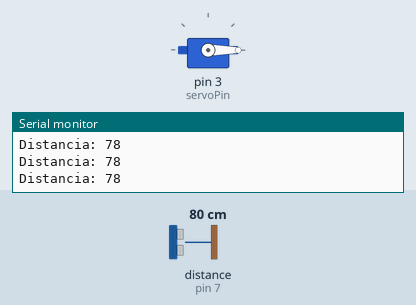
A sketch run on a simulated Arduino Uno, built with avr-gcc and run on an emulated ATmega328P. On the bench: servo, the last lines printed to the serial monitor. Wiring (inferred from the names in the program): ultrasonic range finder: trigger pin 8; echo pin 7. The inputs (shaded band) are chosen by the test bench; at power-on: distance to the obstacle (sensor on pin 7) 80 cm. The echo pulse lasts 58.3 µs per cm.

Above: at 1.7 s.
1.8 s: distance to the obstacle (sensor on pin 7) set to 18 cm
3.3 s: distance to the obstacle (sensor on pin 7) set to 15 cm
At 4.7 s:
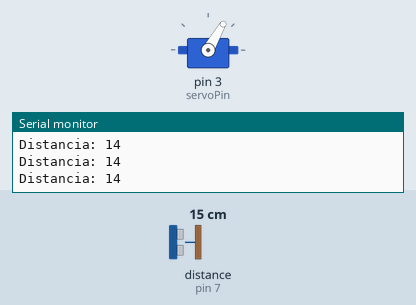
5.0 s: distance to the obstacle (sensor on pin 7) set to 35 cm
At 6.2 s:
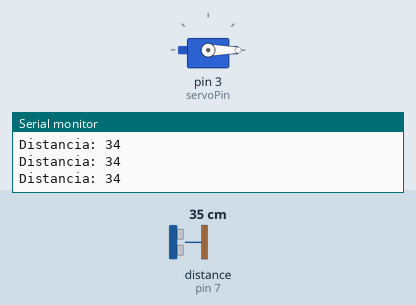
6.5 s: distance to the obstacle (sensor on pin 7) set to 2 cm
At 6.8 s:
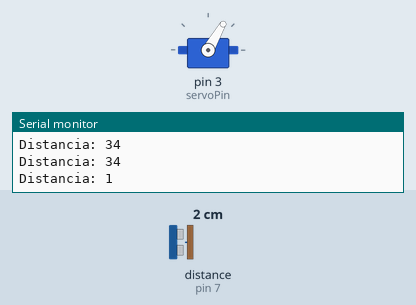
Timing chart, 0 to 9.0 s (numbered marks = the images above; inputs shaded):
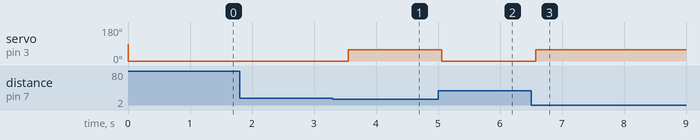

The sketch:

Trabalho_Final_Pronto.ino
```cpp
#include <Servo.h>

const int trigPin = 8;
const int echoPin = 7;
const int servoPin = 3;

Servo servoMotor;

void setup() {
  Serial.begin(9600);
  pinMode(trigPin, OUTPUT);
  pinMode(echoPin, INPUT);
  servoMotor.attach(servoPin);
  dispenserParado(); // Inicialmente, o dispenser está parado
}

void loop() {
  long distance = measureDistance();

  Serial.print("Distancia: ");
  Serial.println(distance);

  if (distance <= 10) {
    dispenserAcionado();
  }
  else {
    dispenserParado();
  }
}

long measureDistance() {
  digitalWrite(trigPin, LOW);
  delayMicroseconds(2);
  digitalWrite(trigPin, HIGH);
  delayMicroseconds(10);
  digitalWrite(trigPin, LOW);

  return pulseIn(echoPin, HIGH) * 0.034 / 2;
}

void dispenserAcionado() {
  long distance = measureDistance();

  if (distance <= 10) {
    servoMotor.write(60);
    delay(500);
  }
  else {
    servoMotor.write(0);
    delay(500);
  }
}

void dispenserParado() {
  long distance = measureDistance();

  if (distance > 10 && distance <= 15) {
    servoMotor.write(60);
    delay(500);
  }
  else {
    servoMotor.write(0);
    delay(500);
  }
}
```

Measured:
- the behaviour switches between 17 and 16 cm on distance to the obstacle (sensor on pin 7) (found by bisection; images 0 and 1)
- after the input at 3.3 s, servo on pin 3 (servoPin): 0° → 60° after 0.25 s
- after the input at 5.0 s, servo on pin 3 (servoPin): 60° → 0° after 0.06 s
- after the input at 6.5 s, servo on pin 3 (servoPin): 0° → 60° after 0.07 s
